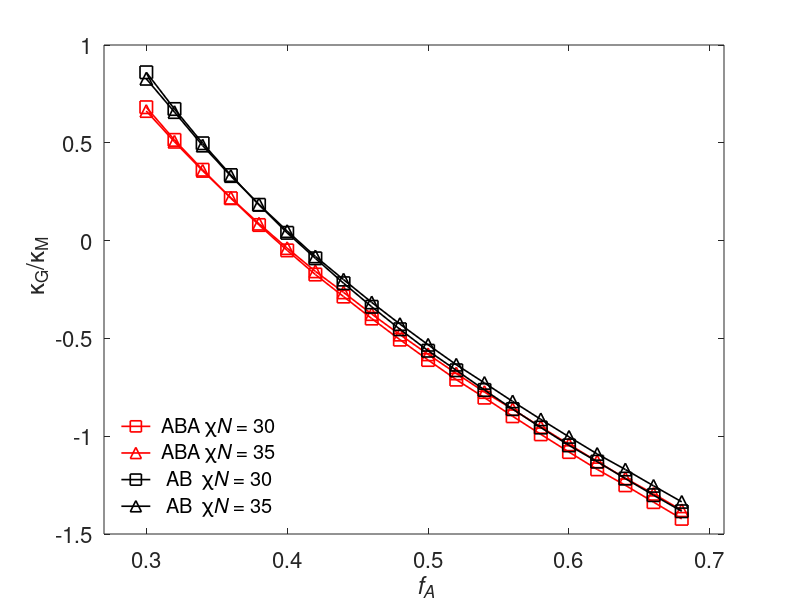

MATLAB code for this plot: (Note: this script raises an error after producing the figure.)
load ABcyl25.dat;
load ABAcyl25.dat;
load ABcyl30.dat;
load ABAcyl30.dat;
load ABcyl35.dat;
load ABAcyl35.dat;

load ABsph25.dat;
load ABAsph25.dat;
load ABsph30.dat;
load ABAsph30.dat;
load ABsph35.dat;
load ABAsph35.dat;

fA = ABsph25(:,1);
AB_ktot25 = ABsph25(:,6);
ABA_ktot25 = ABAsph25(:,6);
AB_ktot30 = ABsph30(:,6);
ABA_ktot30 = ABAsph30(:,6);
AB_ktot35 = ABsph35(:,6);
ABA_ktot35 = ABAsph35(:,6);

ABkm25 = 2*ABcyl25(:,6);
ABAkm25 = 2*ABAcyl25(:,6);
ABkm30 = 2*ABcyl30(:,6);
ABAkm30 = 2*ABAcyl30(:,6);
ABkm35 = 2*ABcyl35(:,6);
ABAkm35 = 2*ABAcyl35(:,6);

AB_kg25 = AB_ktot25-2*ABkm25;
ABA_kg25 = ABA_ktot25-2*ABAkm25;
AB_kg30 = AB_ktot30-2*ABkm30;
ABA_kg30 = ABA_ktot30-2*ABAkm30;
AB_kg35 = AB_ktot35-2*ABkm35;
ABA_kg35 = ABA_ktot35-2*ABAkm35;

ABAkgkm30 = ABA_kg30./ABAkm30;
ABAkgkm35 =ABA_kg35./ABAkm35;

ABkgkm30 = AB_kg30./ABkm30;
ABkgkm35 =AB_kg35./ABkm35;


D = plot (fA, ABAkgkm30, 'rs-', fA ,ABAkgkm35, 'r^-' , fA, ABkgkm30, 'ks-', fA,ABkgkm35, 'k^-');
%D = plot (fA, ABAkgkm30, fA ,ABAkgkm35 , fA, ABkgkm30, fA,ABkgkm35);

set(D(1),'linewidth',1.2,'markersize',9);
set(D(2),'linewidth',1.2,'markersize',9);
set(D(3),'linewidth',1.2,'markersize',9);
set(D(4),'linewidth',1.2,'markersize',9);
set(gca,'fontsize',16);

legend(' ABA \chi{\itN} = 30',' ABA \chi{\itN} = 35', '  AB  \chi{\itN} = 30', '  AB  \chi{\itN} = 35','Location','southwest')
legend('boxoff');

xlabel('    \itf_A');
ylabel('        \kappa_G/\kappa_M');

axis([0.27 0.71 -1.5 1])
numberOfXTicks = 5;
set(gca,'Xtick',linspace(fA(1),fA(end)+0.02,numberOfXTicks))

hy = graph2d.constantline(0, 'Color',[.7 .7 .7]);
changedependvar(hy,'y');

% get handle of xlabel
h = get(gca,'xlabel');

% get current position of label
pos = get(h,'position');

% change position to be below x-axis by 8%
ylimits = get(gca,'ylim');
pos(2) = ylimits(1) - 0.08 * (ylimits(2) - ylimits(1));
set(h,'position',pos)






